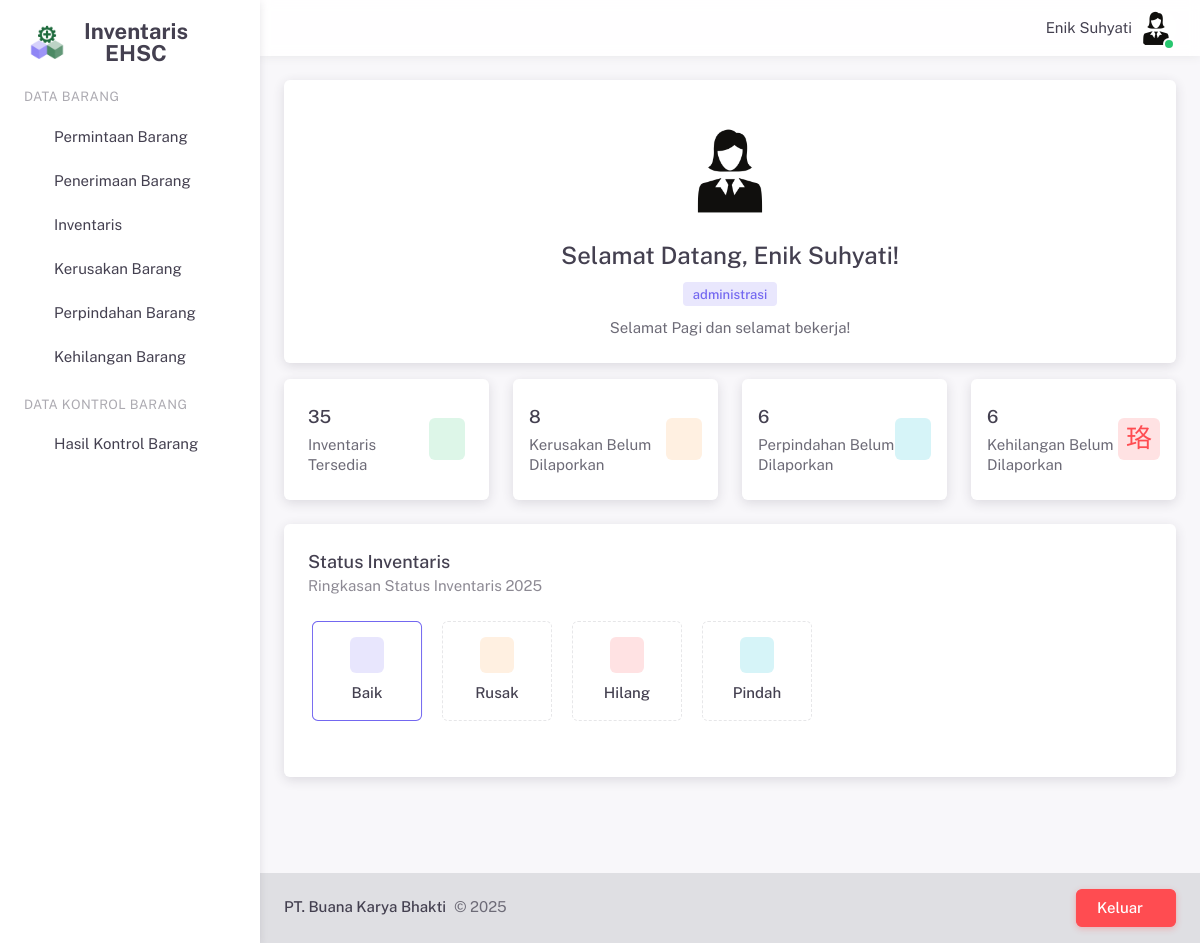
Screenshot of /pages/dashboard.php (signed in) with the database file from the repository.
### tables this page shows
CREATE TABLE `user` (
  `id_user` int(11) NOT NULL,
  `nama` varchar(255) NOT NULL,
  `username` varchar(255) NOT NULL,
  `password` varchar(255) NOT NULL,
  `email` varchar(255) NOT NULL,
  `jabatan` varchar(255) NOT NULL,
  `foto` varchar(255) NOT NULL,
  `hak_akses` int(11) NOT NULL
);

### server/sessionHandler.php (called while the page is built, shortened)
<?php
$id_user = $_SESSION['id_user'];
?>

### pages/dashboard.php (the view, shortened to what this page needs)
<?php
require('../server/sessionHandler.php');
require('../layouts/header.php');
$queryInventarisTersedia = "SELECT COUNT(*) as total_inventaris FROM inventaris WHERE jumlah_akhir > 0";
$resultInventarisTersedia = mysqli_query($conn, $queryInventarisTersedia);
$rowInventarisTersedia = mysqli_fetch_assoc($resultInventarisTersedia);
$totalInventarisTersedia = $rowInventarisTersedia['total_inventaris'];
$tahun_sekarang = date('Y');
$jam = date('H');
$queryKerusakan = "SELECT
                    (
                        COALESCE((SELECT SUM(jumlah_rusak) FROM kontrol_barang_cawu_satu), 0) +
                        COALESCE((SELECT SUM(jumlah_rusak) FROM kontrol_barang_cawu_dua), 0) +
                        COALESCE((SELECT SUM(jumlah_rusak) FROM kontrol_barang_cawu_tiga), 0) -
                        COALESCE((SELECT SUM(jumlah_kerusakan) FROM kerusakan_barang), 0)
                    ) as total_belum_dilaporkan";
$resultKerusakan = mysqli_query($conn, $queryKerusakan);
$rowKerusakan = mysqli_fetch_assoc($resultKerusakan);
$totalKerusakanBelumDilaporkan = $rowKerusakan['total_belum_dilaporkan'];
$queryPerpindahan = "SELECT
                    (
                        COALESCE((SELECT SUM(jumlah_pindah) FROM kontrol_barang_cawu_satu), 0) +
                        COALESCE((SELECT SUM(jumlah_pindah) FROM kontrol_barang_cawu_dua), 0) +
                        COALESCE((SELECT SUM(jumlah_pindah) FROM kontrol_barang_cawu_tiga), 0) -
                        COALESCE((SELECT SUM(jumlah_perpindahan) FROM perpindahan_barang), 0)
                    ) as total_belum_dilaporkan";
$resultPerpindahan = mysqli_query($conn, $queryPerpindahan);
$rowPerpindahan = mysqli_fetch_assoc($resultPerpindahan);
$totalPerpindahanBelumDilaporkan = $rowPerpindahan['total_belum_dilaporkan'];
$queryKehilangan = "SELECT
                    (
                        COALESCE((SELECT SUM(jumlah_hilang) FROM kontrol_barang_cawu_satu), 0) +
                        COALESCE((SELECT SUM(jumlah_hilang) FROM kontrol_barang_cawu_dua), 0) +
                        COALESCE((SELECT SUM(jumlah_hilang) FROM kontrol_barang_cawu_tiga), 0) -
                        COALESCE((SELECT SUM(jumlah_kehilangan) FROM kehilangan_barang), 0)
                    ) as total_belum_dilaporkan";
$resultKehilangan = mysqli_query($conn, $queryKehilangan);
$rowKehilangan = mysqli_fetch_assoc($resultKehilangan);
$totalKehilanganBelumDilaporkan = $rowKehilangan['total_belum_dilaporkan'];
?>
<div class="layout-wrapper layout-content-navbar">
    <div class="layout-container">
        <?php
        require('../layouts/sidePanel.php');
        ?>
        <div class="layout-page">
            <?php require('../layouts/navbar.php'); ?>
            <div class="content-wrapper">
                <div class="container-xxl flex-grow-1 container-p-y">
                    <div class="col-12 mb-4">
                        <div class="card">
                            <div class="card-body">
                                <div class="user-avatar-section text-center">
                                    <div class="d-flex flex-column align-items-center">
                                        <img class="img-fluid rounded my-4"
                                            src="../upload/user/<?php echo ($user['foto']); ?>" height="100" width="100"
                                            alt="User avatar" />
                                        <div class="user-info text-center mb-3">
                                            <h4 class="mb-2">Selamat Datang, <?php echo ($user['nama']); ?>!</h4>
                                            <span
                                                class="badge bg-label-primary"><?php echo ($user['jabatan']); ?></span>
                                        </div>
                                        <?php
                                        $ucapan = '';
                                        if ($jam >= 5 && $jam < 12) {
                                            $ucapan = "Selamat Pagi";
                                        } elseif ($jam >= 12 && $jam < 15) {
                                            $ucapan = "Selamat Siang";
                                        } elseif ($jam >= 15 && $jam < 18) {
                                            $ucapan = "Selamat Sore";
                                        } else {
                                            $ucapan = "Selamat Malam";
                                        }
                                        ?>
                                        <div class="welcome-message text-center">
                                            <p class="mb-0"><?php echo $ucapan; ?> dan selamat bekerja!</p>
                                        </div>
                                    </div>
                                </div>
                            </div>
                        </div>
                    </div>
                    <div class="row row-cols-1 row-cols-md-3 g-6 mb-12">
                        <div class="col-sm-6 col-lg-3">
                            <div class="card h-100">
                                <div class="card-body d-flex justify-content-between align-items-center">
                                    <div class="card-title mb-0">
                                        <h5 class="mb-1"><?php echo $totalInventarisTersedia; ?></h5>
                                        <p class="mb-0">Inventaris Tersedia</p>
                                    </div>
                                    <div class="card-icon">
                                        <span class="badge bg-label-success rounded p-2">
                                            <i class="ti ti-box ti-26px"></i>
                                        </span>
                                    </div>
                                </div>
                            </div>
                        </div>
                        <div class="col-sm-6 col-lg-3">
                            <div class="card h-100">
                                <div class="card-body d-flex justify-content-between align-items-center p-4">
                                    <div class="card-title mb-0">
                                        <h5 class="mb-1"><?php echo $totalKerusakanBelumDilaporkan; ?></h5>
                                        <p class="mb-0">Kerusakan Belum Dilaporkan</p>
                                    </div>
                                    <div class="card-icon">
                                        <span class="badge bg-label-warning rounded p-2">
                                            <i class="ti ti-alert-octagon ti-26px"></i>
                                        </span>
                                    </div>
                                </div>
                            </div>
                        </div>
                        <div class="col-sm-6 col-lg-3">
                            <div class="card h-100">
                                <div class="card-body d-flex justify-content-between align-items-center p-4">
                                    <div class="card-title mb-0">
                                        <h5 class="mb-1"><?php echo $totalPerpindahanBelumDilaporkan; ?></h5>
                                        <p class="mb-0">Perpindahan Belum Dilaporkan</p>
                                    </div>
                                    <div class="card-icon">
                                        <span class="badge bg-label-info rounded p-2">
                                            <i class="ti ti-arrows-exchange ti-26px"></i>
                                        </span>
                                    </div>
                                </div>
                            </div>
                        </div>
                        <div class="col-sm-6 col-lg-3">
                            <div class="card h-100">
                                <div class="card-body d-flex justify-content-between align-items-center p-4">
                                    <div class="card-title mb-0">
                                        <h5 class="mb-1"><?php echo $totalKehilanganBelumDilaporkan; ?></h5>
                                        <p class="mb-0">Kehilangan Belum Dilaporkan</p>
                                    </div>
                                    <div class="card-icon">
                                        <span class="badge bg-label-danger rounded p-2">
                                            <n class="ti ti-folder-question ti-26px"></i>
                                        </span>
                                    </div>
                                </div>
                            </div>
                        </div>
                        <div class="col-lg-12">
                            <div class="card mb-6">
                                <div class="card-header d-flex justify-content-between">
                                    <div class="card-title m-0">
                                        <h5 class="mb-1">Status Inventaris</h5>
                                        <p class="card-subtitle">Ringkasan Status Inventaris
                                            <?php echo $tahun_sekarang; ?>
                                        </p>
                                    </div>
                                </div>
                                <div class="card-body">
                                    <ul class="nav nav-tabs widget-nav-tabs pb-8 gap-4 mx-1 d-flex flex-nowrap"
                                        role="tablist">
                                        <li class="nav-item">
                                            <a href="javascript:void(0);"
                                                class="nav-link btn active d-flex flex-column align-items-center justify-content-center"
                                                role="tab" data-bs-toggle="tab" data-bs-target="#navs-tersedia-id"
                                                aria-controls="navs-tersedia-id" aria-selected="true">
                                                <div class="badge bg-label-success rounded p-2">
                                                    <i class="ti ti-checkbox ti-md"></i>
                                                </div>
                                                <h6 class="tab-widget-title mb-0 mt-2">Baik</h6>
                                            </a>
                                        </li>
                                        <li class="nav-item">
                                            <a href="javascript:void(0);"
                                                class="nav-link btn d-flex flex-column align-items-center justify-content-center"
                                                role="tab" data-bs-toggle="tab" data-bs-target="#navs-rusak-id"
                                                aria-controls="navs-rusak-id" aria-selected="false">
                                                <div class="badge bg-label-warning rounded p-2">
                                                    <i class="ti ti-alert-triangle ti-md"></i>
                                                </div>
                                                <h6 class="tab-widget-title mb-0 mt-2">Rusak</h6>
                                            </a>
                                        </li>
                                        <li class="nav-item">
                                            <a href="javascript:void(0);"
                                                class="nav-link btn d-flex flex-column align-items-center justify-content-center"
                                                role="tab" data-bs-toggle="tab" data-bs-target="#navs-hilang-id"
                                                aria-controls="navs-hilang-id" aria-selected="false">
                                                <div class="badge bg-label-danger rounded p-2">
                                                    <i class="ti ti-question-mark ti-md"></i>
                                                </div>
                                                <h6 class="tab-widget-title mb-0 mt-2">Hilang</h6>
                                            </a>
                                        </li>
                                        <li class="nav-item">
                                            <a href="javascript:void(0);"
                                                class="nav-link btn d-flex flex-column align-items-center justify-content-center"
                                                role="tab" data-bs-toggle="tab" data-bs-target="#navs-pindah-id"
                                                aria-controls="navs-pindah-id" aria-selected="false">
                                                <div class="badge bg-label-info rounded p-2">
                                                    <i class="ti ti-arrows-right-left ti-md"></i>
                                                </div>
                                                <h6 class="tab-widget-title mb-0 mt-2">Pindah</h6>
                                            </a>
                                        </li>
                                    </ul>
                                </div>
                            </div>
                        </div>
                    </div>
                </div>
                <?php require('../layouts/footer.php');?>
            </div>
        </div>

### layouts/navbar.php (shortened to what this page needs)
<?php
require_once('../server/configDB.php');
$query = mysqli_query($conn, "SELECT nama, jabatan, foto FROM user WHERE id_user='$id_user'");
$user = mysqli_fetch_array($query);
$photo_path = "../upload/user/" . $user['foto'];
?>
<nav class="layout-navbar navbar navbar-expand-xl align-items-center bg-navbar-theme" id="layout-navbar">
    <div class="container-xxl">
        <div class="navbar-nav-right d-flex align-items-center" id="navbar-collapse">
            <ul class="navbar-nav flex-row align-items-center ms-auto">
                <span class="ms-2 m-1"><?php echo $user['nama']; ?></span>
                <li class="nav-item navbar-dropdown dropdown-user dropdown">
                    <a class="nav-link dropdown-toggle hide-arrow p-0" data-bs-toggle="dropdown">
                        <div class="avatar avatar-online">
                            <img src="<?php echo $photo_path; ?>" alt class="rounded-circle" />
                        </div>
                    </a>
                </li>
            </ul>
        </div>
</nav>

### rows the page displays
user: nama "Enik Suhyati", foto (picture), jabatan "administrasi"

### other values shown
$ucapan "Selamat Pagi"
$totalInventarisTersedia "35"
$totalKerusakanBelumDilaporkan "8"
$totalPerpindahanBelumDilaporkan "6"
$totalKehilanganBelumDilaporkan "6"
